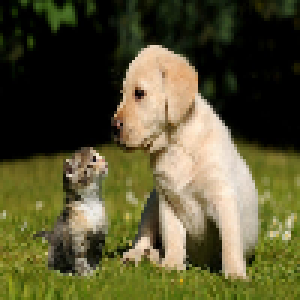
#> input picture 林同學作業/cat_dog_002.png, 100 x 100 px (shown 3 times larger)
$ python A4_test_002_2.py
#> lines starting #> are read from the running program, lines starting #| are printed output that depends on the picture; long printed decimals are rounded
import numpy as np
import matplotlib.image as img
import matplotlib.pyplot as plt
import scipy.sparse as sp
import scipy.sparse.linalg as spla
import math
from sklearn.cluster import KMeans

def searchSimilarity(img):

    # get the width (w), height (h), and # of colors (c) from the image
    [h, w, c] = np.array(img).shape

    N = w*h

    # those lists will be used to store a sparse matrix S
    li = []
    lj = []
    lv = []
    deg = np.zeros(N)
    mean = 0
    std = 0

    # Here we use a vector to represent an image.
    # Each pixel is an element, so the vector length l = w*h.
    # We will use the row major to define the index of each pixel.

    # We need to compute the "similarity" among pixels,
    # and store them in a matrix S, whose size is l*l.
    # But only adjacent pixels are considered to have "location similarity".
    # So the matrix is highly "sparse", which means it has many zeros.

    # Therefore, we will use the sparse matrix format to store S.
    # The format we used is called "COOrdinate" (COO), which stores
    # each nonzero element by (i, j, v), the index (i,j) and the value v.
    #

    #---------------------------------------------------------
    def computeSim(i1, j1, i2, j2):
        # v1 and v2 are vectors of size = 3.
        d = img[i1, j1, :]-img[i2, j2, :]
        v = np.linalg.norm(d)
        return v

    def insert(i, j , v):
        # insert the index (i,j) (j,i) and the value v to the matrix
        nonlocal mean, std
        li.append(i)
        lj.append(j)
        lv.append(v)
        li.append(j)
        lj.append(i)
        lv.append(v)
        mean = mean + v
        std = std + v*v

    #---------------------------------------------------------
    for h_idx in range(h):
        for w_idx in range(w):
            i = h_idx*h + w_idx  # source
            # down
            if (h_idx<h-1):
                j = i + w      # destination
                v = computeSim(h_idx, w_idx, h_idx+1, w_idx)
                insert(i, j, v)

            # right
            if (w_idx < w-1):
                j = i + 1      # destination
                v = computeSim(h_idx, w_idx, h_idx, w_idx+1)
                insert(i, j, v)

    # construct the sparse matrix
    sz = len(li)
    mean = mean / sz
    std = math.sqrt(std/sz - mean*mean)
    print(mean, std)

    for i in range(sz):
        lv[i] = -math.exp(-lv[i]*2/std)
        deg[li[i]] = deg[li[i]] - lv[i]

    for i in range(N):
        li.append(i)
        lj.append(i)
        lv.append(1)
        deg[i] = math.sqrt(deg[i])

    for i in range(sz):
        lv[i] = lv[i]/deg[li[i]]/deg[lj[i]]

    L = sp.coo_matrix((lv, (li,lj)), shape=(N, N))

    return L, w, h

# -------- spectral clustering ------------------
def SpectralClustering(image, nCluster):
    ''' the returned values of searchSimilarity are
        L: Laplacian matrix in the COO format
        w, h: the width and height of the image
    '''
    L, w, h = searchSimilarity(image)

	# call scipy.sparse.linalg.eigs to get the smallest eigenvalues
	# and its corresponding eigenvectors
    vals, vecs = sp.linalg.eigs(L, which='SM', k=6)

	# use the values in eigenvectors as features and call K-means to
	# cluster pixels
    clf = KMeans(n_clusters=nCluster)
    clf.fit(vecs.astype(float))
    img_labels = np.reshape(clf.labels_, (w, h))
    return img_labels

# -------- Kmeans Clustering --------------------
def KMeansClustering(image, nCluster):
    ''' Use RGB values as features to cluster objects.
    '''
    [h, w, c] = np.array(image).shape
    N = w*h
    img = np.reshape(image, (N, c))

    clf = KMeans(n_clusters=nCluster)
    clf.fit(img)
    img_labels = np.reshape(clf.labels_, (h, w))
    return img_labels

# -------- main program -------------------------
image = img.imread('cat_dog_002.png')
#> image is the input picture: shape (100, 100, 4) float32; mean R, G, B, A 0.344, 0.331, 0.199, 1

nCluster = 5

img1 = KMeansClustering(image, nCluster)
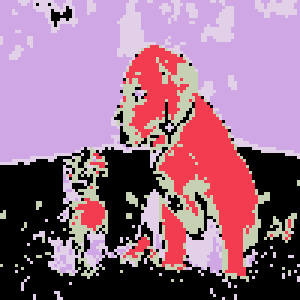
#> img1: shape (100, 100) int32 (shown 3 times larger); 5 distinct labels, from 0 to 4; one colour per label, 0 black
img2 = SpectralClustering(image, nCluster)
#| 0.04199 0.1031
#> in SpectralClustering, `img_labels = np.reshape(clf.labels_, (w, h))`:
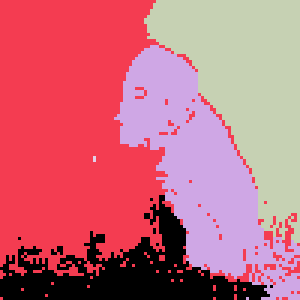
#> img_labels: shape (100, 100) int32 (shown 3 times larger); 5 distinct labels, from 0 to 4; one colour per label, 0 black

#--------SpectralClustering better than RGB KMeans---------------
plt.figure(1)
plt.subplot(121)
plt.imshow(img1)
plt.title('RGB KMeans')
plt.subplot(122)
plt.imshow(img2)
plt.title('SpectralClustering KMeans')
plt.show()
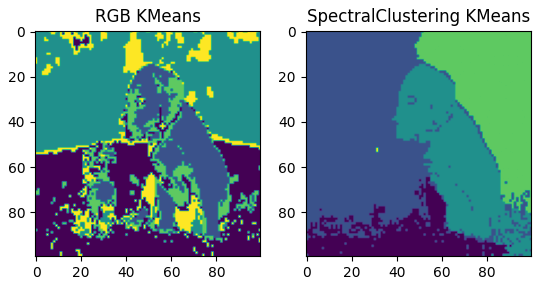
#> figure drawn by matplotlib, 2 panels
#----------------------------------------------------------------

$ run again, with 林同學作業/cat_dog_001.png copied over 林同學作業/cat_dog_002.png
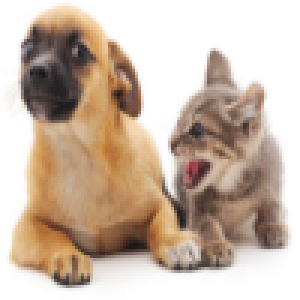
#> input picture 林同學作業/cat_dog_001.png, 100 x 100 px (shown 3 times larger)
#> image is the input picture: shape (100, 100, 4) float32; mean R, G, B, A 0.792, 0.72, 0.659, 1
#> img1: shape (100, 100) int32; 5 distinct labels, from 0 to 4
#| 0.03068 0.07461
#> in SpectralClustering, `img_labels = np.reshape(clf.labels_, (w, h))`:
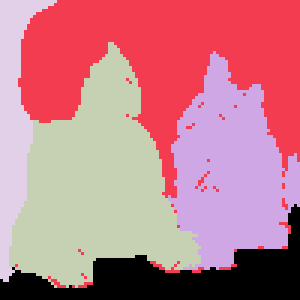
#> img_labels: shape (100, 100) int32 (shown 3 times larger); 5 distinct labels, from 0 to 4; one colour per label, 0 black
#> `plt.show()`:
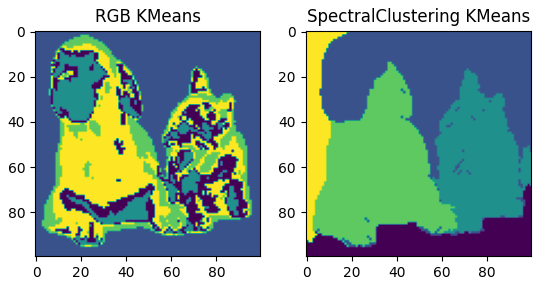
#> figure drawn by matplotlib, 2 panels
